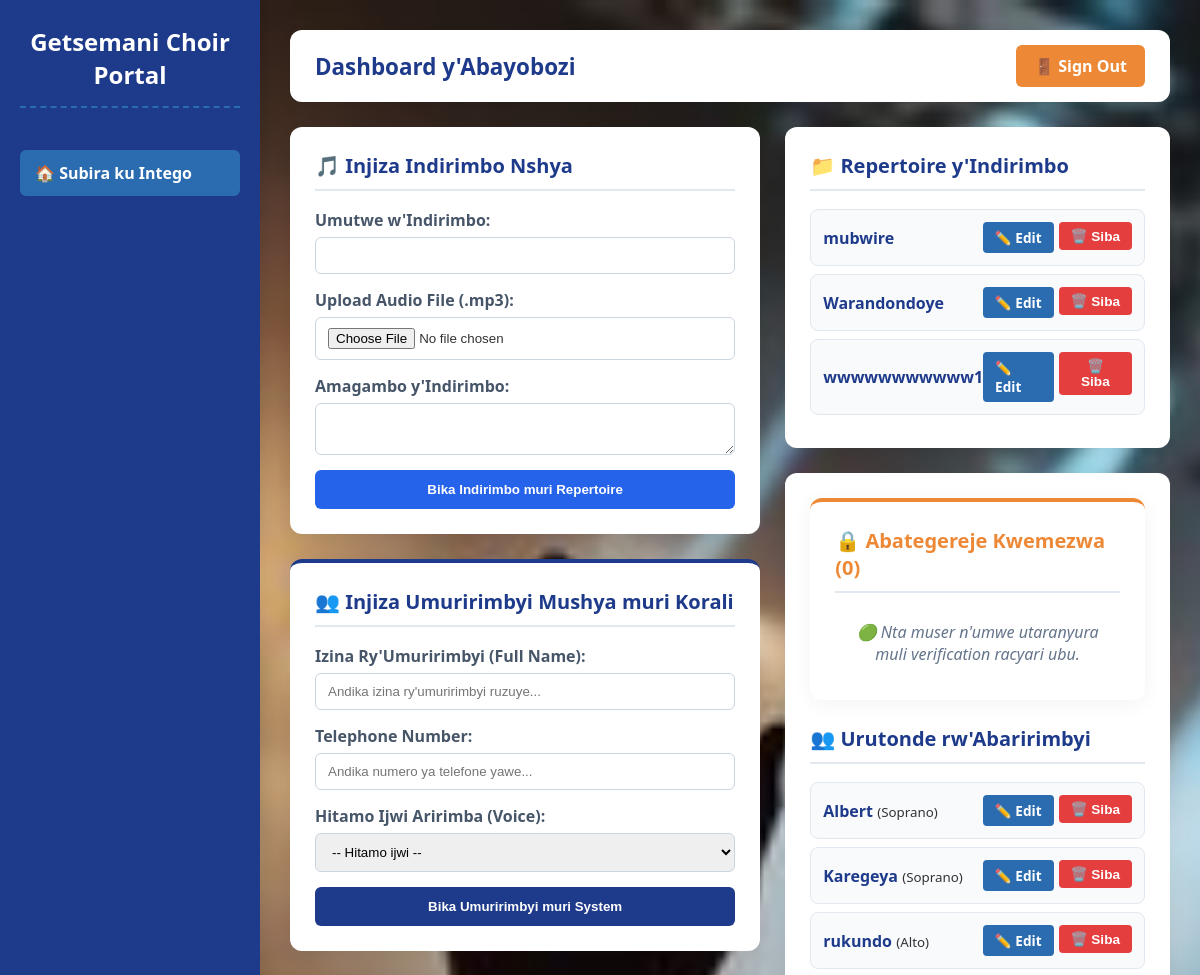
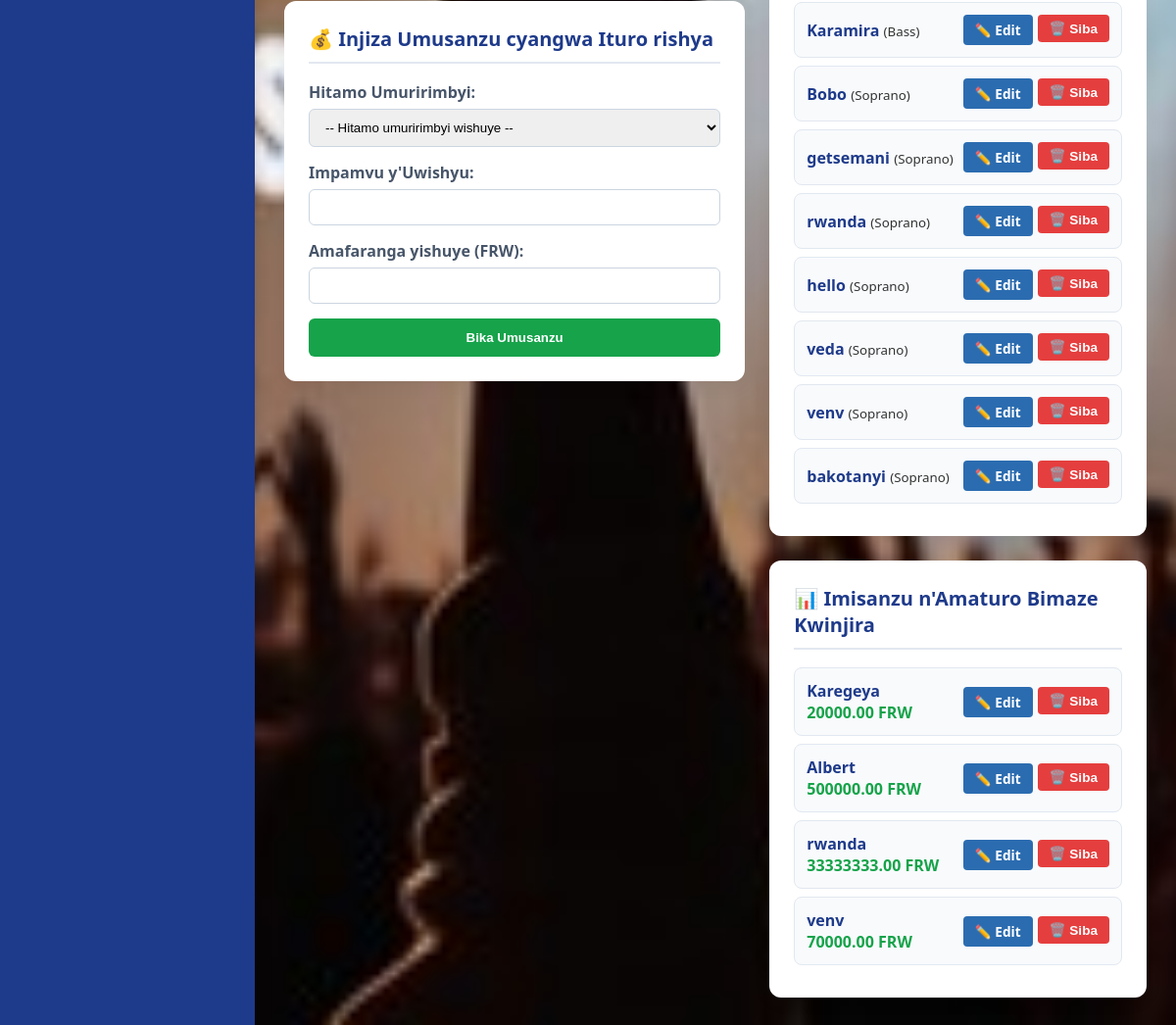
The page /panel/ (signed in) on the database as committed earlier (2 pictures, top to bottom).
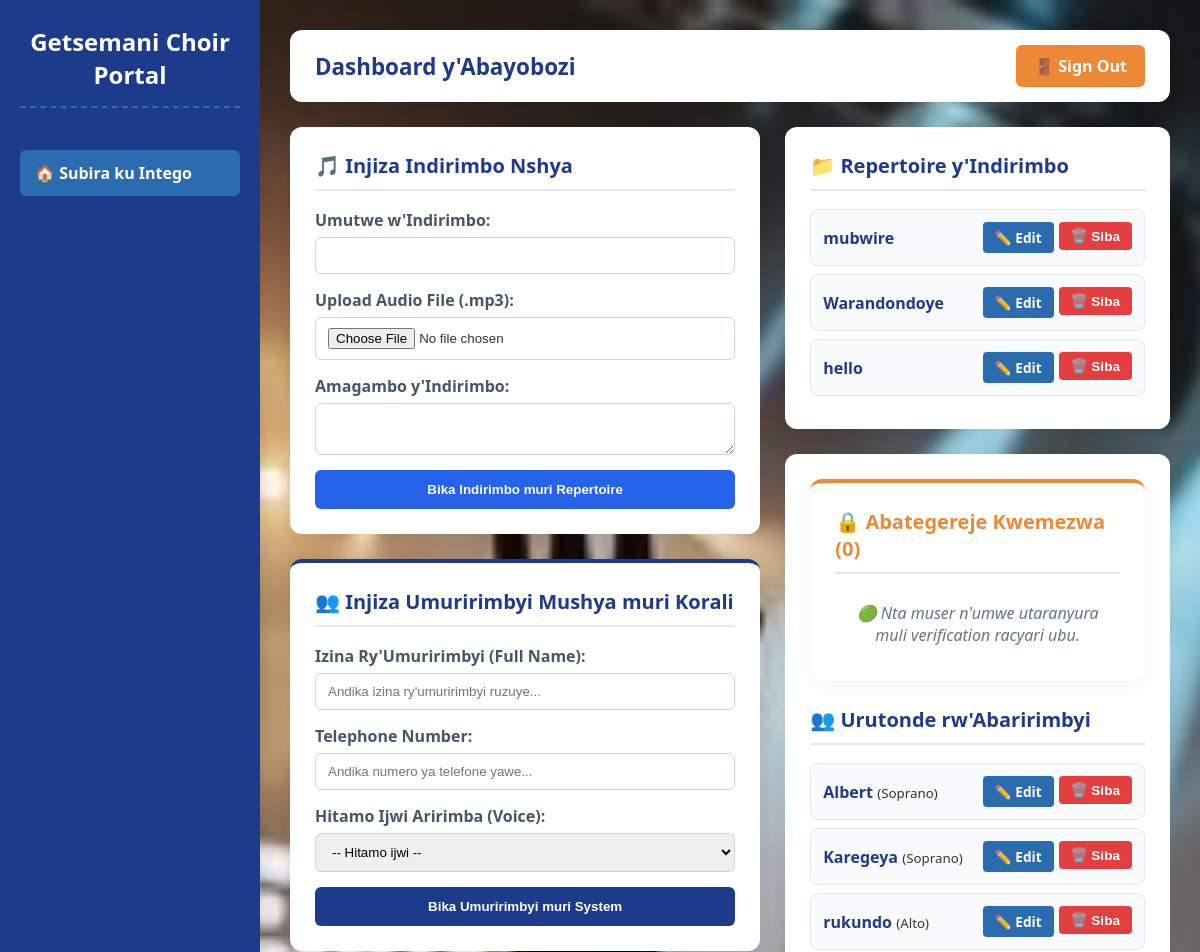
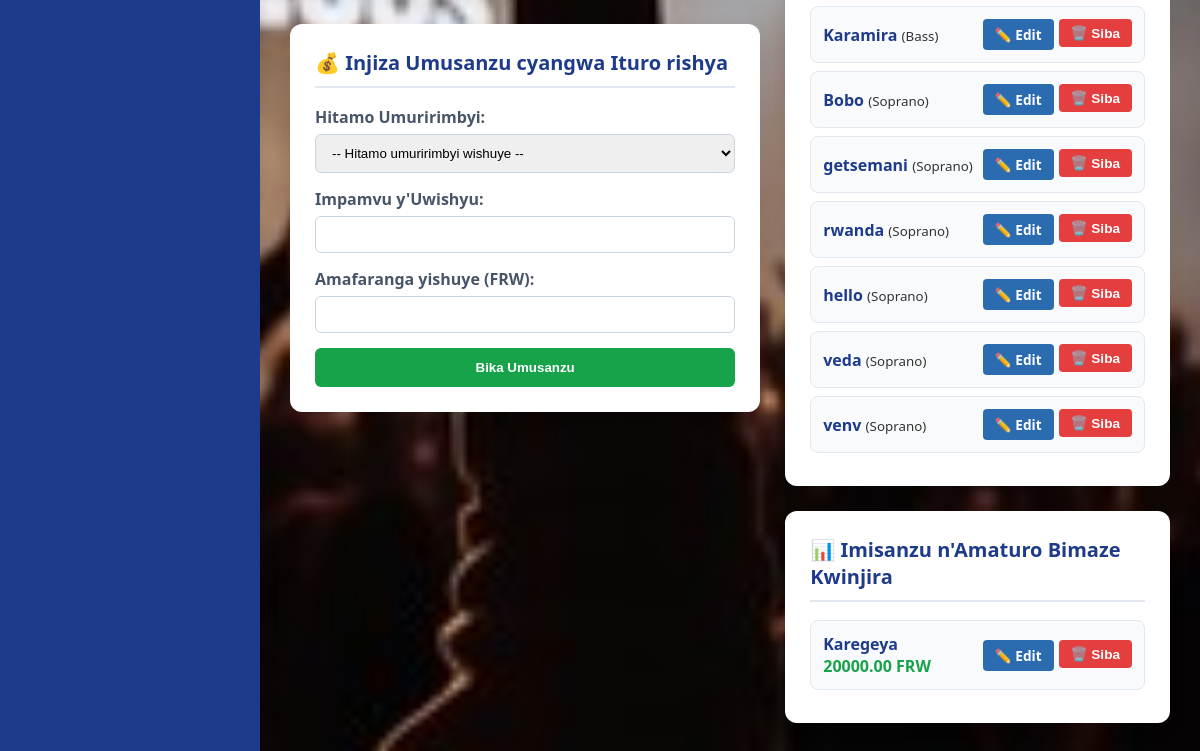
The same page on the database as committed later (2 pictures, top to bottom).
### choir_app/models.py (models this page shows, shortened)
class Song(models.Model):
    title = models.CharField(max_length=200)
    lyrics = models.TextField()
    audio_file = models.FileField(upload_to='choir_audios/', blank=True, null=True)

class Member(models.Model):
    VOICE_CHOICES = [
        ('Soprano', 'Soprano'),
        ('Alto', 'Alto'),
        ('Tenor', 'Tenor'),
        ('Bass', 'Bass'),
    ]
    name = models.CharField(max_length=200)
    voice = models.CharField(max_length=50, choices=VOICE_CHOICES)
    phone = models.CharField(max_length=20, blank=True, null=True)

class Contribution(models.Model):
    member = models.ForeignKey(Member, on_delete=models.CASCADE)
    purpose = models.CharField(max_length=200)
    amount = models.DecimalField(max_digits=10, decimal_places=2)
    date_paid = models.DateField(auto_now_add=True)

### choir_app/views.py (the view, shortened to what this page needs)
# urls.py: path('panel/', views.dashboard, name='dashboard'),
@login_required(login_url='/login/')
def dashboard(request):
    if request.user.username != 'admin_getsemani' and not request.user.is_superuser:
        logout(request)
        messages.error(request, "Ntabwo mufite uburenganzira bw'Ubuyobozi bwo kureba iyi Panel!")
        return redirect('login')
    members = Member.objects.all()
    songs = Song.objects.all()
    contributions = Contribution.objects.all()
    pending_users = User.objects.filter(is_active=False)
    member_form = MemberForm(request.POST or None)
    contribution_form = ContributionForm(request.POST or None)
    if request.method == 'POST' and 'add_song' in request.POST:
        song_form = SongForm(request.POST, request.FILES)
        if song_form.is_valid():
            song_form.save()
            messages.success(request, "Indirimbo nshya yamaze kwinjira muli Repertoire!")
            return redirect('/panel/')
    else:
        song_form = SongForm()
    context = {
        'members': members,
        'songs': songs,
        'contributions': contributions,
        'member_form': member_form,
        'contribution_form': contribution_form,
        'song_form': song_form,
        'pending_users': pending_users, # Inyunguru nshya isunika abaser bafunze muli HTML
    }
    return render(request, 'choir_app/dashboard_new.html', context)

### choir_app/forms.py
class MemberForm(forms.ModelForm):
    class Meta:
        model = Member
        fields = ['name', 'voice', 'phone'] # Twongeyemo 'phone' ngo ifomu iyinjize muli database

class ContributionForm(forms.ModelForm):
    class Meta:
        model = Contribution
        fields = ['member', 'purpose', 'amount']

### choir_app/templates/choir_app/dashboard_new.html (shortened to what the changed rows need)
<!DOCTYPE html>
{% load static %}
<html lang="en">
<head>
</head>
<body>
    <div class="main-workspace">
        <div class="workspace-header">
            <h2>Dashboard y'Abayobozi</h2>
        </div>
        <div class="grid-layout">
            <div class="right-tables-column">
                <div class="content-card">
                    {% for song in songs %}
                        <div class="data-item-row">
                            <div>
                                <strong style="color:#1e3a8a;">{{ song.title }}</strong>
                            </div>
                            <div style="display:flex; gap:5px;">
                                <a href="{% url 'edit_song' song.id %}" class="btn-action-edit">✏️ Edit</a>
                                <form action="{% url 'delete_song' song.id %}" method="POST" style="margin:0;">
                                    <button type="submit" class="btn-action-delete">🗑️ Siba</button>
                                </form>
                            </div>
                        </div>
                    {% endfor %}
                </div>
                <div class="content-card">
                    {% for member in members %}
                        <div class="data-item-row">
                            <div>
                                <strong style="color:#1e3a8a;">{{ member.name }}</strong> <small>({{ member.voice }})</small>
                            </div>
                                                        <div style="display:flex; gap:5px;">
                                                            <a href="{% url 'edit_member' member.id %}" class="btn-action-edit" style="background: #2b6cb0; color: white; text-decoration: none; padding: 6px 12px; border-radius: 4px; font-size: 0.85em; font-weight: bold;">✏️ Edit</a>
                                                            <form action="{% url 'delete_member' member.id %}" method="POST" style="margin:0;">
                                                                <button type="submit" class="btn-action-delete" style="background: #e53e3e; color: white; border: none; padding: 6px 12px; border-radius: 4px; font-size: 0.85em; font-weight: bold; cursor: pointer;">🗑️ Siba</button>
                                                            </form>
                                                        </div>
                        </div>
                    {% endfor %}
                </div>
                <div class="content-card">
                    {% for contribution in contributions %}
                        <div class="data-item-row">
                            <div>
                                <strong style="color:#1e3a8a;">{{ contribution.member.name }}</strong>
                                <br><span style="color:#16a34a; font-weight:bold;">{{ contribution.amount }} FRW</span>
                            </div>
                                                        <div style="display:flex; gap:5px;">
                                <a href="/edit-contribution/{{ contribution.id }}/" class="btn-action-edit" style="background: #2b6cb0; color: white; text-decoration: none; padding: 6px 12px; border-radius: 4px; font-size: 0.85em; font-weight: bold; display: inline-block;">✏️ Edit</a>
                                                            <form action="{% url 'delete_contribution' contribution.id %}" method="POST" style="margin:0;">
                                                                <button type="submit" class="btn-action-delete" style="background: #e53e3e; color: white; border: none; padding: 6px 12px; border-radius: 4px; font-size: 0.85em; font-weight: bold; cursor: pointer;">🗑️ Siba</button>
                                                            </form>
                                                        </div>
                        </div>
                    {% endfor %}
                </div>
            </div>
        </div>
    </div>
</body>
</html>

Rows that differ between the two databases and show on the page:
removed Song: title "wwwwwwwwwww1"
removed Member: name "bakotanyi", voice "Soprano"
removed Contribution: member.name "Albert", amount "500000.00"
removed Contribution: member.name "rwanda", amount "33333333.00"
removed Contribution: member.name "venv", amount "70000.00"
added Song: title "hello"
